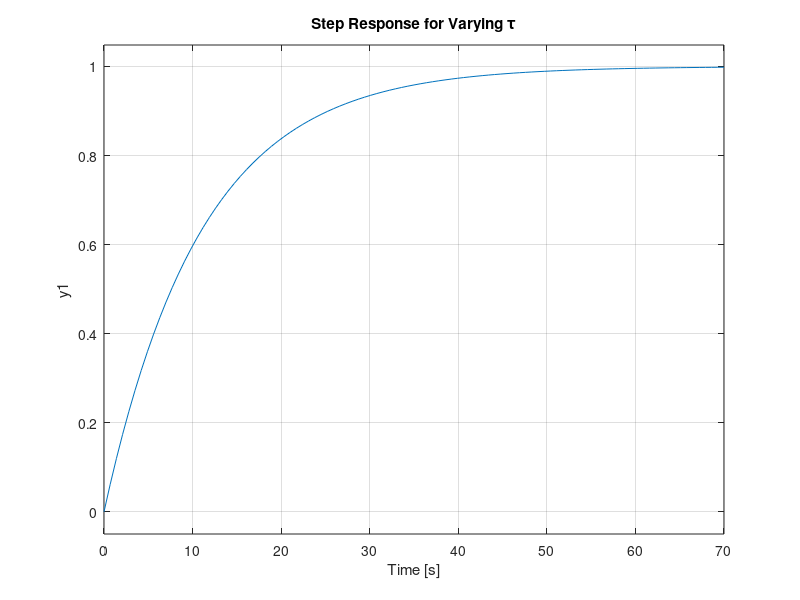
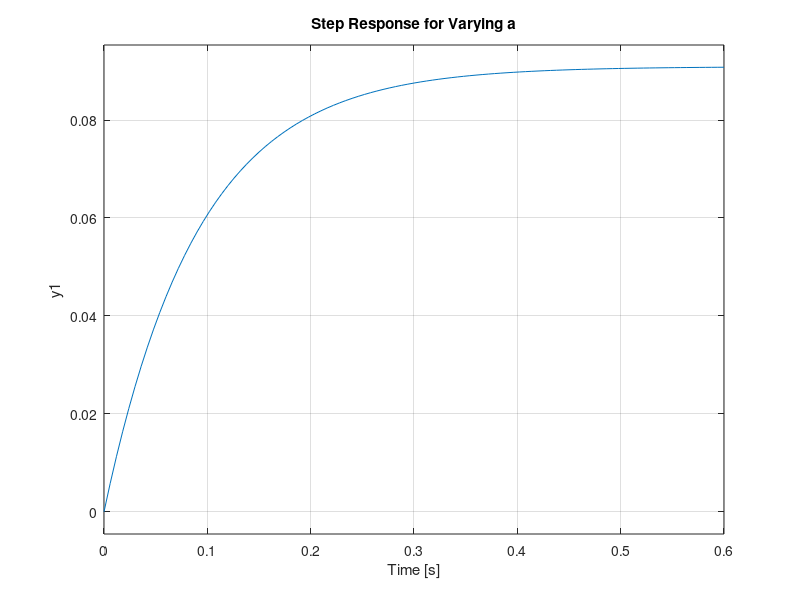
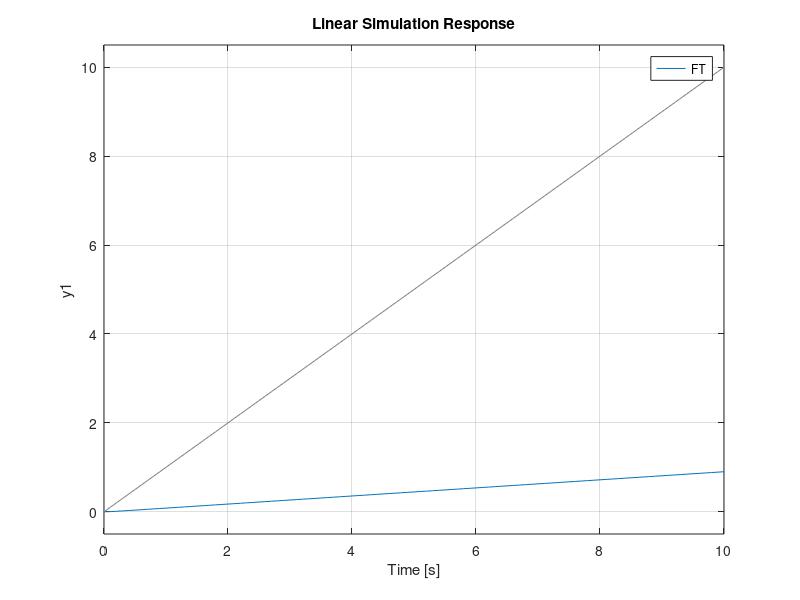

Write the MATLAB code that produced these figures, in order.
clear all;
clc;
close all;

s = tf('s');

% First Figure: Varying tau
figure;
hold on;
grid on;
for tau = 1:2:11
    FT = 1 / (tau*s + 1);
    step(FT);
end
title('Step Response for Varying \tau');

% Second Figure: Varying a
figure;
hold on;
grid on;
for a = 1:2:11
    FT = 1 / (s + a);
    step(FT);
end
title('Step Response for Varying a');

% Simulation using lsim
t = 0:0.1:10;
u = 0:0.1:10; % Ramp input

figure;
lsim(FT, u, t); % Uses the last FT defined (or replace FT with your desired system)
grid on;
title('Linear Simulation Response');
